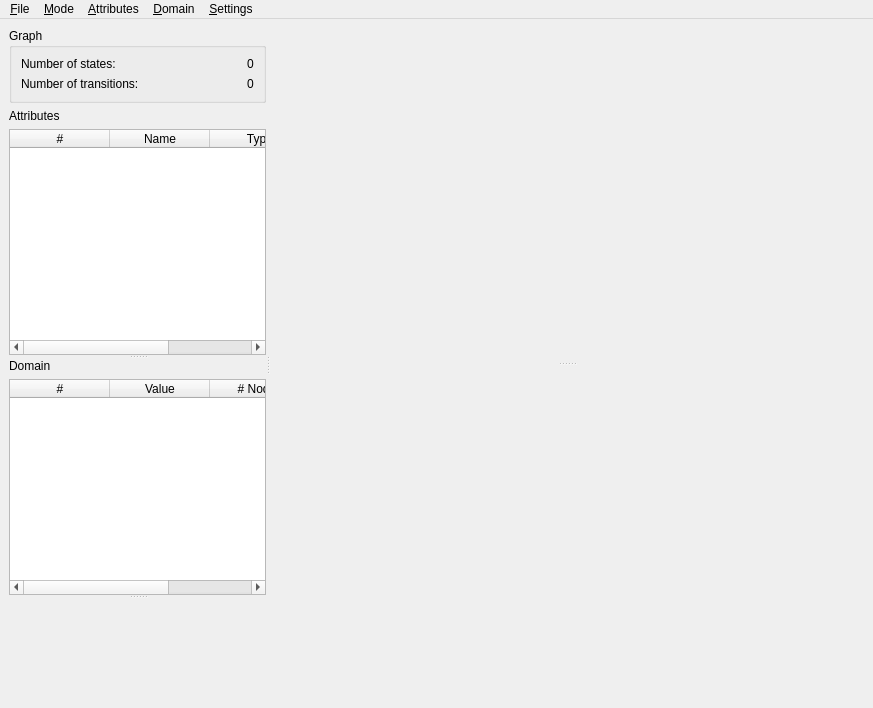
<?xml version="1.0" encoding="UTF-8"?>
<ui version="4.0">
 <class>MainWindow</class>
 <widget class="QMainWindow" name="MainWindow">
  <property name="geometry">
   <rect>
    <x>0</x>
    <y>0</y>
    <width>873</width>
    <height>708</height>
   </rect>
  </property>
  <property name="windowTitle">
   <string>DiaGraphica</string>
  </property>
  <property name="windowIcon">
   <iconset resource="icons.qrc">
    <normaloff>:/images/logo.png</normaloff>:/images/logo.png</iconset>
  </property>
  <widget class="QWidget" name="centralwidget">
   <layout class="QHBoxLayout" name="horizontalLayout">
    <item>
     <widget class="QSplitter" name="splitter_2">
      <property name="orientation">
       <enum>Qt::Horizontal</enum>
      </property>
      <widget class="QSplitter" name="splitter">
       <property name="sizePolicy">
        <sizepolicy hsizetype="Minimum" vsizetype="Expanding">
         <horstretch>0</horstretch>
         <verstretch>0</verstretch>
        </sizepolicy>
       </property>
       <property name="orientation">
        <enum>Qt::Vertical</enum>
       </property>
       <widget class="QWidget" name="layoutWidget">
        <layout class="QVBoxLayout" name="verticalLayout">
         <item>
          <widget class="QGroupBox" name="groupBox">
           <property name="title">
            <string>Graph</string>
           </property>
           <layout class="QGridLayout" name="gridLayout">
            <item row="0" column="0">
             <widget class="QLabel" name="label">
              <property name="text">
               <string>Number of states:</string>
              </property>
             </widget>
            </item>
            <item row="0" column="1">
             <spacer name="horizontalSpacer">
              <property name="orientation">
               <enum>Qt::Horizontal</enum>
              </property>
              <property name="sizeHint" stdset="0">
               <size>
                <width>102</width>
                <height>0</height>
               </size>
              </property>
             </spacer>
            </item>
            <item row="0" column="2">
             <widget class="QLabel" name="numberOfStates">
              <property name="text">
               <string>0</string>
              </property>
             </widget>
            </item>
            <item row="1" column="0">
             <widget class="QLabel" name="label_2">
              <property name="text">
               <string>Number of transitions:</string>
              </property>
             </widget>
            </item>
            <item row="1" column="1">
             <spacer name="horizontalSpacer_2">
              <property name="orientation">
               <enum>Qt::Horizontal</enum>
              </property>
              <property name="sizeHint" stdset="0">
               <size>
                <width>102</width>
                <height>0</height>
               </size>
              </property>
             </spacer>
            </item>
            <item row="1" column="2">
             <widget class="QLabel" name="numberOfTransitions">
              <property name="text">
               <string>0</string>
              </property>
             </widget>
            </item>
           </layout>
          </widget>
         </item>
         <item>
          <widget class="QLabel" name="label_5">
           <property name="text">
            <string>Attributes</string>
           </property>
          </widget>
         </item>
         <item>
          <widget class="MovableTableWidget" name="attributes">
           <property name="sizePolicy">
            <sizepolicy hsizetype="Preferred" vsizetype="Expanding">
             <horstretch>0</horstretch>
             <verstretch>0</verstretch>
            </sizepolicy>
           </property>
           <property name="minimumSize">
            <size>
             <width>100</width>
             <height>100</height>
            </size>
           </property>
           <property name="horizontalScrollMode">
            <enum>QAbstractItemView::ScrollPerPixel</enum>
           </property>
           <attribute name="horizontalHeaderStretchLastSection">
            <bool>true</bool>
           </attribute>
           <attribute name="verticalHeaderVisible">
            <bool>false</bool>
           </attribute>
           <attribute name="verticalHeaderDefaultSectionSize">
            <number>19</number>
           </attribute>
           <attribute name="verticalHeaderVisible">
            <bool>false</bool>
           </attribute>
           <attribute name="verticalHeaderDefaultSectionSize">
            <number>19</number>
           </attribute>
           <attribute name="horizontalHeaderStretchLastSection">
            <bool>true</bool>
           </attribute>
           <column>
            <property name="text">
             <string>#</string>
            </property>
           </column>
           <column>
            <property name="text">
             <string>Name</string>
            </property>
           </column>
           <column>
            <property name="text">
             <string>Type</string>
            </property>
           </column>
           <column>
            <property name="text">
             <string>Cardinality</string>
            </property>
           </column>
          </widget>
         </item>
        </layout>
       </widget>
       <widget class="QWidget" name="layoutWidget_2">
        <layout class="QVBoxLayout" name="verticalLayout_2">
         <item>
          <widget class="QLabel" name="label_6">
           <property name="text">
            <string>Domain</string>
           </property>
          </widget>
         </item>
         <item>
          <widget class="MovableTableWidget" name="domain">
           <property name="sizePolicy">
            <sizepolicy hsizetype="Preferred" vsizetype="Expanding">
             <horstretch>0</horstretch>
             <verstretch>0</verstretch>
            </sizepolicy>
           </property>
           <property name="minimumSize">
            <size>
             <width>100</width>
             <height>100</height>
            </size>
           </property>
           <property name="horizontalScrollMode">
            <enum>QAbstractItemView::ScrollPerPixel</enum>
           </property>
           <attribute name="horizontalHeaderStretchLastSection">
            <bool>true</bool>
           </attribute>
           <attribute name="verticalHeaderVisible">
            <bool>false</bool>
           </attribute>
           <attribute name="verticalHeaderDefaultSectionSize">
            <number>19</number>
           </attribute>
           <attribute name="verticalHeaderVisible">
            <bool>false</bool>
           </attribute>
           <attribute name="verticalHeaderDefaultSectionSize">
            <number>19</number>
           </attribute>
           <attribute name="horizontalHeaderStretchLastSection">
            <bool>true</bool>
           </attribute>
           <column>
            <property name="text">
             <string>#</string>
            </property>
           </column>
           <column>
            <property name="text">
             <string>Value</string>
            </property>
           </column>
           <column>
            <property name="text">
             <string># Nodes</string>
            </property>
           </column>
           <column>
            <property name="text">
             <string>% Nodes</string>
            </property>
           </column>
          </widget>
         </item>
        </layout>
       </widget>
       <widget class="QWidget" name="examinerWidget" native="true">
        <property name="sizePolicy">
         <sizepolicy hsizetype="Preferred" vsizetype="Preferred">
          <horstretch>0</horstretch>
          <verstretch>0</verstretch>
         </sizepolicy>
        </property>
        <property name="minimumSize">
         <size>
          <width>100</width>
          <height>100</height>
         </size>
        </property>
        <layout class="QVBoxLayout" name="verticalLayout_4">
         <property name="margin">
          <number>0</number>
         </property>
        </layout>
       </widget>
      </widget>
      <widget class="QStackedWidget" name="mainViewStack">
       <property name="sizePolicy">
        <sizepolicy hsizetype="Preferred" vsizetype="Preferred">
         <horstretch>1</horstretch>
         <verstretch>0</verstretch>
        </sizepolicy>
       </property>
       <property name="currentIndex">
        <number>0</number>
       </property>
       <widget class="QWidget" name="analysisPage">
        <layout class="QHBoxLayout" name="horizontalLayout_2">
         <item>
          <widget class="QSplitter" name="splitter_3">
           <property name="orientation">
            <enum>Qt::Vertical</enum>
           </property>
           <widget class="QWidget" name="arcDiagramWidget" native="true">
            <property name="sizePolicy">
             <sizepolicy hsizetype="Expanding" vsizetype="Expanding">
              <horstretch>0</horstretch>
              <verstretch>0</verstretch>
             </sizepolicy>
            </property>
            <property name="minimumSize">
             <size>
              <width>100</width>
              <height>100</height>
             </size>
            </property>
            <layout class="QVBoxLayout" name="verticalLayout_5">
             <property name="margin">
              <number>0</number>
             </property>
            </layout>
           </widget>
           <widget class="QStackedWidget" name="analysisStack">
            <property name="sizePolicy">
             <sizepolicy hsizetype="Expanding" vsizetype="Preferred">
              <horstretch>0</horstretch>
              <verstretch>0</verstretch>
             </sizepolicy>
            </property>
            <property name="minimumSize">
             <size>
              <width>100</width>
              <height>100</height>
             </size>
            </property>
            <property name="currentIndex">
             <number>0</number>
            </property>
            <widget class="QWidget" name="simulatorWidget">
             <property name="sizePolicy">
              <sizepolicy hsizetype="Expanding" vsizetype="Expanding">
               <horstretch>0</horstretch>
               <verstretch>0</verstretch>
              </sizepolicy>
             </property>
             <layout class="QVBoxLayout" name="verticalLayout_6">
              <property name="margin">
               <number>0</number>
              </property>
             </layout>
            </widget>
            <widget class="QWidget" name="traceWidget">
             <property name="sizePolicy">
              <sizepolicy hsizetype="Expanding" vsizetype="Expanding">
               <horstretch>0</horstretch>
               <verstretch>0</verstretch>
              </sizepolicy>
             </property>
             <layout class="QVBoxLayout" name="verticalLayout_7">
              <property name="margin">
               <number>0</number>
              </property>
             </layout>
            </widget>
           </widget>
          </widget>
         </item>
        </layout>
       </widget>
       <widget class="QWidget" name="editPage">
        <layout class="QHBoxLayout" name="horizontalLayout_3">
         <item>
          <widget class="QWidget" name="diagramEditorWidget" native="true">
           <property name="sizePolicy">
            <sizepolicy hsizetype="Expanding" vsizetype="Expanding">
             <horstretch>0</horstretch>
             <verstretch>0</verstretch>
            </sizepolicy>
           </property>
           <layout class="QVBoxLayout" name="verticalLayout_8">
            <property name="margin">
             <number>0</number>
            </property>
           </layout>
          </widget>
         </item>
         <item>
          <widget class="QFrame" name="editTools">
           <layout class="QVBoxLayout" name="verticalLayout_3">
            <item>
             <widget class="QToolButton" name="selectTool">
              <property name="text">
               <string>Select</string>
              </property>
              <property name="icon">
               <iconset resource="icons.qrc">
                <normaloff>:/images/selecticon.png</normaloff>:/images/selecticon.png</iconset>
              </property>
              <property name="checkable">
               <bool>true</bool>
              </property>
              <property name="checked">
               <bool>true</bool>
              </property>
              <attribute name="buttonGroup">
               <string>toolButtonGroup</string>
              </attribute>
             </widget>
            </item>
            <item>
             <widget class="QToolButton" name="noteTool">
              <property name="text">
               <string>Note</string>
              </property>
              <property name="icon">
               <iconset resource="icons.qrc">
                <normaloff>:/images/note.png</normaloff>:/images/note.png</iconset>
              </property>
              <property name="checkable">
               <bool>true</bool>
              </property>
              <attribute name="buttonGroup">
               <string>toolButtonGroup</string>
              </attribute>
             </widget>
            </item>
            <item>
             <widget class="QToolButton" name="configureTool">
              <property name="text">
               <string>Configure</string>
              </property>
              <property name="icon">
               <iconset resource="icons.qrc">
                <normaloff>:/images/dof.png</normaloff>:/images/dof.png</iconset>
              </property>
              <property name="checkable">
               <bool>true</bool>
              </property>
              <attribute name="buttonGroup">
               <string>toolButtonGroup</string>
              </attribute>
             </widget>
            </item>
            <item>
             <widget class="QToolButton" name="rectangleTool">
              <property name="text">
               <string>Rectangle</string>
              </property>
              <property name="icon">
               <iconset resource="icons.qrc">
                <normaloff>:/images/rectangle.png</normaloff>:/images/rectangle.png</iconset>
              </property>
              <property name="checkable">
               <bool>true</bool>
              </property>
              <attribute name="buttonGroup">
               <string>toolButtonGroup</string>
              </attribute>
             </widget>
            </item>
            <item>
             <widget class="QToolButton" name="ellipseTool">
              <property name="text">
               <string>Ellipse</string>
              </property>
              <property name="icon">
               <iconset resource="icons.qrc">
                <normaloff>:/images/ellipse.png</normaloff>:/images/ellipse.png</iconset>
              </property>
              <property name="checkable">
               <bool>true</bool>
              </property>
              <attribute name="buttonGroup">
               <string>toolButtonGroup</string>
              </attribute>
             </widget>
            </item>
            <item>
             <widget class="QToolButton" name="lineTool">
              <property name="text">
               <string>Line</string>
              </property>
              <property name="icon">
               <iconset resource="icons.qrc">
                <normaloff>:/images/line.png</normaloff>:/images/line.png</iconset>
              </property>
              <property name="checkable">
               <bool>true</bool>
              </property>
              <attribute name="buttonGroup">
               <string>toolButtonGroup</string>
              </attribute>
             </widget>
            </item>
            <item>
             <widget class="QToolButton" name="arrowTool">
              <property name="text">
               <string>Arrow</string>
              </property>
              <property name="icon">
               <iconset resource="icons.qrc">
                <normaloff>:/images/arrow.png</normaloff>:/images/arrow.png</iconset>
              </property>
              <property name="checkable">
               <bool>true</bool>
              </property>
              <attribute name="buttonGroup">
               <string>toolButtonGroup</string>
              </attribute>
             </widget>
            </item>
            <item>
             <widget class="QToolButton" name="doubleArrowTool">
              <property name="text">
               <string>Double Arrow</string>
              </property>
              <property name="icon">
               <iconset resource="icons.qrc">
                <normaloff>:/images/darrow.png</normaloff>:/images/darrow.png</iconset>
              </property>
              <property name="checkable">
               <bool>true</bool>
              </property>
              <attribute name="buttonGroup">
               <string>toolButtonGroup</string>
              </attribute>
             </widget>
            </item>
            <item>
             <widget class="Line" name="line_2">
              <property name="maximumSize">
               <size>
                <width>23</width>
                <height>16777215</height>
               </size>
              </property>
              <property name="orientation">
               <enum>Qt::Horizontal</enum>
              </property>
             </widget>
            </item>
            <item>
             <widget class="QToolButton" name="colorTool">
              <property name="text">
               <string>Color</string>
              </property>
              <property name="icon">
               <iconset resource="icons.qrc">
                <normaloff>:/images/fillcol.png</normaloff>:/images/fillcol.png</iconset>
              </property>
             </widget>
            </item>
            <item>
             <widget class="QToolButton" name="lineColorTool">
              <property name="text">
               <string>Line Color</string>
              </property>
              <property name="icon">
               <iconset resource="icons.qrc">
                <normaloff>:/images/linecol.png</normaloff>:/images/linecol.png</iconset>
              </property>
             </widget>
            </item>
            <item>
             <widget class="Line" name="line">
              <property name="maximumSize">
               <size>
                <width>23</width>
                <height>16777215</height>
               </size>
              </property>
              <property name="orientation">
               <enum>Qt::Horizontal</enum>
              </property>
             </widget>
            </item>
            <item>
             <widget class="QToolButton" name="showGridButton">
              <property name="text">
               <string>Show Grid</string>
              </property>
              <property name="icon">
               <iconset resource="icons.qrc">
                <normaloff>:/images/showgrid.png</normaloff>:/images/showgrid.png</iconset>
              </property>
              <property name="checkable">
               <bool>true</bool>
              </property>
              <property name="checked">
               <bool>true</bool>
              </property>
             </widget>
            </item>
            <item>
             <widget class="QToolButton" name="snapToGridButton">
              <property name="text">
               <string>Snap to Grid</string>
              </property>
              <property name="icon">
               <iconset resource="icons.qrc">
                <normaloff>:/images/snapgrid.png</normaloff>:/images/snapgrid.png</iconset>
              </property>
              <property name="checkable">
               <bool>true</bool>
              </property>
              <property name="checked">
               <bool>true</bool>
              </property>
             </widget>
            </item>
            <item>
             <spacer name="verticalSpacer">
              <property name="orientation">
               <enum>Qt::Vertical</enum>
              </property>
              <property name="sizeType">
               <enum>QSizePolicy::Expanding</enum>
              </property>
              <property name="sizeHint" stdset="0">
               <size>
                <width>10</width>
                <height>10</height>
               </size>
              </property>
             </spacer>
            </item>
           </layout>
          </widget>
         </item>
        </layout>
       </widget>
      </widget>
     </widget>
    </item>
   </layout>
  </widget>
  <widget class="QMenuBar" name="menubar">
   <property name="geometry">
    <rect>
     <x>0</x>
     <y>0</y>
     <width>873</width>
     <height>27</height>
    </rect>
   </property>
   <widget class="QMenu" name="menuFile">
    <property name="title">
     <string>&amp;File</string>
    </property>
    <addaction name="actionOpen"/>
    <addaction name="actionSave"/>
    <addaction name="actionSaveAs"/>
    <addaction name="separator"/>
    <addaction name="actionOpenAttributes"/>
    <addaction name="actionSaveAttributes"/>
    <addaction name="separator"/>
    <addaction name="actionOpenDiagram"/>
    <addaction name="actionSaveDiagram"/>
    <addaction name="separator"/>
    <addaction name="actionQuit"/>
   </widget>
   <widget class="QMenu" name="menuMode">
    <property name="title">
     <string>&amp;Mode</string>
    </property>
    <addaction name="actionSimulationMode"/>
    <addaction name="actionTraceMode"/>
    <addaction name="actionEditMode"/>
   </widget>
   <widget class="QMenu" name="menuAttributes">
    <property name="title">
     <string>&amp;Attributes</string>
    </property>
    <addaction name="actionClusterNodes"/>
    <addaction name="actionViewTrace"/>
    <addaction name="separator"/>
    <addaction name="actionDistributionPlot"/>
    <addaction name="actionCorrelationPlot"/>
    <addaction name="actionCombinationPlot"/>
    <addaction name="separator"/>
    <addaction name="actionDuplicate"/>
    <addaction name="actionRenameAttribute"/>
    <addaction name="actionDelete"/>
   </widget>
   <widget class="QMenu" name="menuDomain">
    <property name="title">
     <string>&amp;Domain</string>
    </property>
    <addaction name="actionGroup"/>
    <addaction name="actionUngroup"/>
    <addaction name="actionRenameValue"/>
   </widget>
   <widget class="QMenu" name="menuSettings">
    <property name="title">
     <string>&amp;Settings</string>
    </property>
    <addaction name="actionSettingsGeneral"/>
    <addaction name="actionSettingsArcDiagram"/>
   </widget>
   <addaction name="menuFile"/>
   <addaction name="menuMode"/>
   <addaction name="menuAttributes"/>
   <addaction name="menuDomain"/>
   <addaction name="menuSettings"/>
  </widget>
  <action name="actionOpen">
   <property name="text">
    <string>&amp;Open...</string>
   </property>
   <property name="shortcut">
    <string>Ctrl+O</string>
   </property>
  </action>
  <action name="actionSave">
   <property name="enabled">
    <bool>false</bool>
   </property>
   <property name="text">
    <string>Save</string>
   </property>
   <property name="shortcut">
    <string>Ctrl+S</string>
   </property>
  </action>
  <action name="actionSaveAs">
   <property name="enabled">
    <bool>false</bool>
   </property>
   <property name="text">
    <string>Save &amp;As...</string>
   </property>
  </action>
  <action name="actionOpenAttributes">
   <property name="enabled">
    <bool>false</bool>
   </property>
   <property name="text">
    <string>Open Attributes...</string>
   </property>
  </action>
  <action name="actionSaveAttributes">
   <property name="enabled">
    <bool>false</bool>
   </property>
   <property name="text">
    <string>Save Attributes...</string>
   </property>
  </action>
  <action name="actionOpenDiagram">
   <property name="enabled">
    <bool>false</bool>
   </property>
   <property name="text">
    <string>Open Diagram...</string>
   </property>
  </action>
  <action name="actionSaveDiagram">
   <property name="enabled">
    <bool>false</bool>
   </property>
   <property name="text">
    <string>Save Diagram...</string>
   </property>
  </action>
  <action name="actionQuit">
   <property name="text">
    <string>&amp;Quit</string>
   </property>
  </action>
  <action name="actionSimulationMode">
   <property name="checkable">
    <bool>true</bool>
   </property>
   <property name="checked">
    <bool>true</bool>
   </property>
   <property name="text">
    <string>&amp;Simulation Mode</string>
   </property>
  </action>
  <action name="actionEditMode">
   <property name="checkable">
    <bool>true</bool>
   </property>
   <property name="text">
    <string>&amp;Edit Mode</string>
   </property>
  </action>
  <action name="actionTraceMode">
   <property name="checkable">
    <bool>true</bool>
   </property>
   <property name="text">
    <string>&amp;Trace Mode</string>
   </property>
  </action>
  <action name="actionClusterNodes">
   <property name="text">
    <string>Cluster Nodes</string>
   </property>
  </action>
  <action name="actionViewTrace">
   <property name="text">
    <string>View Trace</string>
   </property>
  </action>
  <action name="actionDistributionPlot">
   <property name="text">
    <string>Distribution Plot</string>
   </property>
  </action>
  <action name="actionCorrelationPlot">
   <property name="text">
    <string>Correlation Plot</string>
   </property>
  </action>
  <action name="actionCombinationPlot">
   <property name="text">
    <string>Combination Plot</string>
   </property>
  </action>
  <action name="actionDuplicate">
   <property name="text">
    <string>Duplicate</string>
   </property>
  </action>
  <action name="actionRenameAttribute">
   <property name="text">
    <string>Rename</string>
   </property>
  </action>
  <action name="actionDelete">
   <property name="text">
    <string>Delete</string>
   </property>
  </action>
  <action name="actionGroup">
   <property name="text">
    <string>Group</string>
   </property>
  </action>
  <action name="actionUngroup">
   <property name="text">
    <string>Ungroup</string>
   </property>
  </action>
  <action name="actionRenameValue">
   <property name="text">
    <string>Rename</string>
   </property>
  </action>
  <action name="actionSettingsGeneral">
   <property name="text">
    <string>General</string>
   </property>
  </action>
  <action name="actionSettingsArcDiagram">
   <property name="text">
    <string>Arc Diagram</string>
   </property>
  </action>
 </widget>
 <customwidgets>
  <customwidget>
   <class>MovableTableWidget</class>
   <extends>QTableWidget</extends>
   <header>movabletablewidget.h</header>
  </customwidget>
 </customwidgets>
 <resources>
  <include location="icons.qrc"/>
 </resources>
 <connections/>
 <buttongroups>
  <buttongroup name="toolButtonGroup"/>
 </buttongroups>
</ui>
